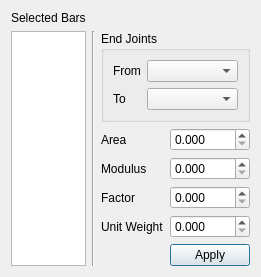
<?xml version="1.0" encoding="UTF-8"?>
<ui version="4.0">
 <class>EditBarsDialog</class>
 <widget class="QDialog" name="EditBarsDialog">
  <property name="geometry">
   <rect>
    <x>0</x>
    <y>0</y>
    <width>241</width>
    <height>250</height>
   </rect>
  </property>
  <property name="windowTitle">
   <string>Edit Bars</string>
  </property>
  <layout class="QGridLayout" name="gridLayout">
   <item row="0" column="0">
    <widget class="QLabel" name="selectedBarsLabel">
     <property name="sizePolicy">
      <sizepolicy hsizetype="Preferred" vsizetype="Maximum">
       <horstretch>0</horstretch>
       <verstretch>0</verstretch>
      </sizepolicy>
     </property>
     <property name="text">
      <string>Selected Bars</string>
     </property>
    </widget>
   </item>
   <item row="1" column="0" rowspan="6">
    <widget class="QTextEdit" name="selectedBarsTextEdit">
     <property name="undoRedoEnabled">
      <bool>false</bool>
     </property>
     <property name="readOnly">
      <bool>true</bool>
     </property>
     <property name="acceptRichText">
      <bool>false</bool>
     </property>
    </widget>
   </item>
   <item row="1" column="1" rowspan="6">
    <widget class="Line" name="line">
     <property name="orientation">
      <enum>Qt::Vertical</enum>
     </property>
    </widget>
   </item>
   <item row="1" column="2" colspan="2">
    <widget class="QGroupBox" name="endJointsGroupBox">
     <property name="title">
      <string>End Joints</string>
     </property>
     <layout class="QFormLayout" name="formLayout">
      <item row="0" column="0">
       <widget class="QLabel" name="fromJointLabel">
        <property name="text">
         <string>From</string>
        </property>
       </widget>
      </item>
      <item row="0" column="1">
       <widget class="ComboBox" name="fromJointComboBox"/>
      </item>
      <item row="1" column="0">
       <widget class="QLabel" name="toJointLabel">
        <property name="text">
         <string>To</string>
        </property>
       </widget>
      </item>
      <item row="1" column="1">
       <widget class="ComboBox" name="toJointComboBox"/>
      </item>
     </layout>
    </widget>
   </item>
   <item row="2" column="2">
    <widget class="QLabel" name="areaLabel">
     <property name="text">
      <string>Area</string>
     </property>
    </widget>
   </item>
   <item row="2" column="3">
    <widget class="QDoubleSpinBox" name="areaDoubleSpinBox">
     <property name="decimals">
      <number>3</number>
     </property>
    </widget>
   </item>
   <item row="3" column="2">
    <widget class="QLabel" name="modulusLabel">
     <property name="text">
      <string>Modulus</string>
     </property>
    </widget>
   </item>
   <item row="3" column="3">
    <widget class="QDoubleSpinBox" name="modulusDoubleSpinBox">
     <property name="decimals">
      <number>3</number>
     </property>
    </widget>
   </item>
   <item row="4" column="2">
    <widget class="QLabel" name="factorLabel">
     <property name="text">
      <string>Factor</string>
     </property>
    </widget>
   </item>
   <item row="4" column="3">
    <widget class="QDoubleSpinBox" name="factorDoubleSpinBox">
     <property name="decimals">
      <number>3</number>
     </property>
    </widget>
   </item>
   <item row="5" column="2">
    <widget class="QLabel" name="unitWeightLabel">
     <property name="text">
      <string>Unit Weight</string>
     </property>
    </widget>
   </item>
   <item row="5" column="3">
    <widget class="QDoubleSpinBox" name="unitWeightDoubleSpinBox">
     <property name="decimals">
      <number>3</number>
     </property>
    </widget>
   </item>
   <item row="6" column="2">
    <spacer name="horizontalSpacer">
     <property name="orientation">
      <enum>Qt::Horizontal</enum>
     </property>
     <property name="sizeHint" stdset="0">
      <size>
       <width>59</width>
       <height>20</height>
      </size>
     </property>
    </spacer>
   </item>
   <item row="6" column="3">
    <widget class="QPushButton" name="editBarsPushButton">
     <property name="text">
      <string>Apply</string>
     </property>
     <property name="icon">
      <iconset resource="../../rsc.qrc">
       <normaloff>:/icons/dialog-ok-apply.png</normaloff>:/icons/dialog-ok-apply.png</iconset>
     </property>
    </widget>
   </item>
  </layout>
 </widget>
 <customwidgets>
  <customwidget>
   <class>ComboBox</class>
   <extends>QComboBox</extends>
   <header>combobox.h</header>
  </customwidget>
 </customwidgets>
 <resources>
  <include location="../../rsc.qrc"/>
 </resources>
 <connections/>
</ui>
